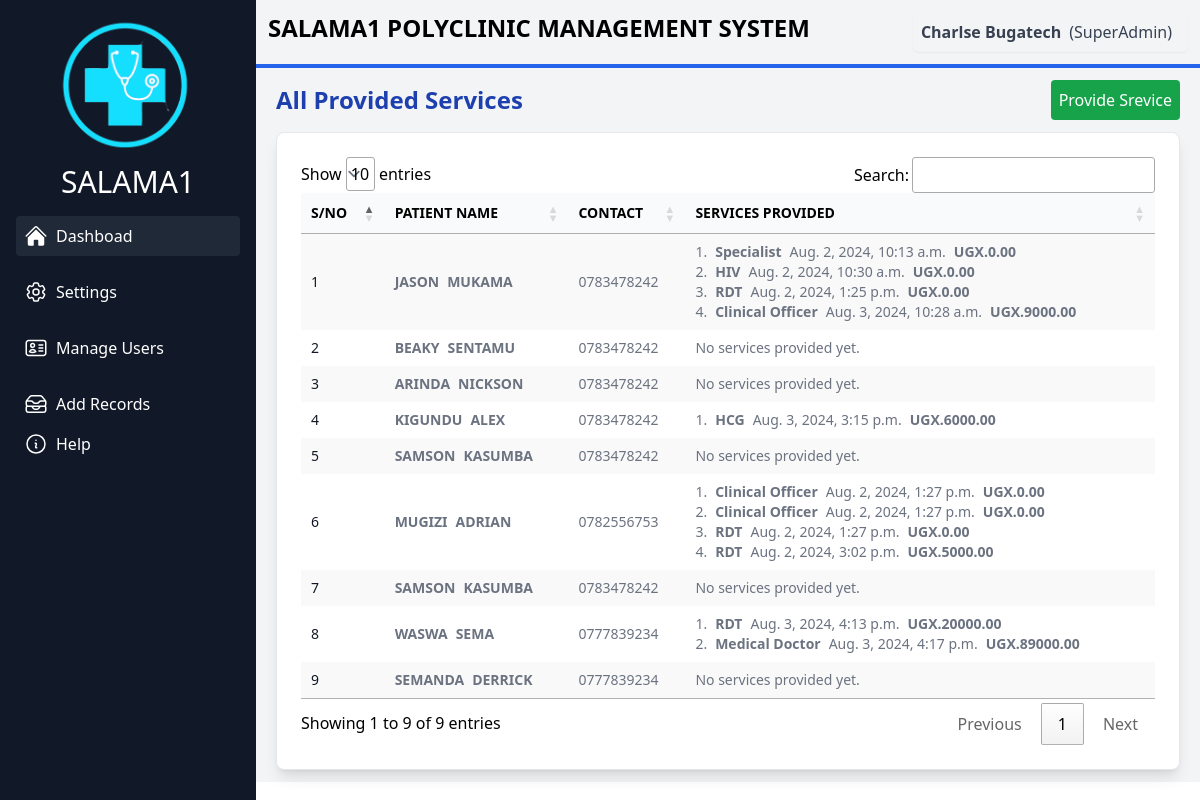
Screenshot of /getprovidedserviceview/ (signed in) with the database file from the repository.
### account/models.py (models this page shows, shortened)
class User(AbstractBaseUser, PermissionsMixin):
    id = models.UUIDField(primary_key=True, default=uuid.uuid4, editable=False, verbose_name="ID")
    name = models.CharField(max_length=255, blank=True, null=True, verbose_name="Full Name")
    email = models.EmailField(unique=True, verbose_name="Email Address")
    phone = models.CharField(max_length=15, blank=True, null=True, verbose_name="Phone Number")
    role = models.CharField(max_length=50, blank=True, null=True, verbose_name="Role")
    is_active = models.BooleanField(default=True, verbose_name="Active")
    is_staff = models.BooleanField(default=False, verbose_name="Staff Status")
    is_superuser = models.BooleanField(default=False, verbose_name="Superuser Status")
    date_joined = models.DateTimeField(auto_now_add=True, verbose_name="Date Joined")
    last_login = models.DateTimeField(blank=True, null=True, verbose_name="Last Login")
    objects = CustomUserManager()
    USERNAME_FIELD = 'email'
    EMAIL_FIELD = 'email'
    REQUIRED_FIELDS = ['name']

### patients/models.py (models this page shows, shortened)
class Biodata(models.Model):
    Firstname = models.CharField(max_length=100, default="")
    Othernames = models.CharField(max_length=100, default="")
    Age = models.CharField(max_length=100, default="")
    weight = models.CharField(max_length=100, default="")
    sex = models.CharField(max_length=100, default="")
    height = models.CharField(max_length=100, default="")
    tribe = models.ForeignKey(Tribes, on_delete=models.SET_NULL, null=True)
    Address = models.TextField(default="")
    Phone = models.CharField(max_length=100, default="")
    Emailaddress = models.CharField(max_length=100, default="")
    created_at = models.DateTimeField(null=True, blank=True, auto_now_add=True)
    day_of_week = models.CharField(max_length=10, blank=True, null=True)
    added_by = models.ForeignKey(User, on_delete=models.SET_NULL, null=True)

class Providedservices(models.Model):
    patient = models.ForeignKey(Biodata, on_delete=models.SET_NULL, null=True)
    category = models.ForeignKey(ServiceCategory, on_delete=models.SET_NULL, null=True)
    service = models.ForeignKey(Service, on_delete=models.SET_NULL, null=True)
    cost = models.DecimalField(max_digits=10, decimal_places=2, default=0)
    created_at = models.DateTimeField(auto_now_add=True, blank=True, null=True)
    added_by = models.ForeignKey(User, on_delete=models.SET_NULL, null=True)

class Service(models.Model):
    category = models.ForeignKey(ServiceCategory, on_delete=models.SET_NULL, null=True)
    service = models.CharField(max_length=100, default="")
    price = models.DecimalField(max_digits=10, decimal_places=2, default=0)
    created_at = models.DateTimeField(auto_now_add=True, blank=True, null=True)
    added_by = models.ForeignKey(User, on_delete=models.SET_NULL, null=True)
    def __str__(self):
        return self.service

### patients/views.py (the view)
# urls.py: path('getprovidedserviceview/', views.getprovidedserviceview, name='getprovidedserviceview'),
@login_required
def getprovidedserviceview(request):
    patients_with_services = Biodata.objects.prefetch_related('providedservices_set__service').all()
    context = {
        'patients_with_services': patients_with_services,
    }
    for patient in patients_with_services:
        print(f"Patient: {patient.Firstname} {patient.Othernames}")
        for provided_service in patient.providedservices_set.all():
            print(f"  Service: {provided_service.service.created_at}, Price: {provided_service.service}")
    return render(request, 'patients/patientsandservices.html', context)

### patients/templates/patients/patientsandservices.html (shortened to what this page needs)
{% extends 'core/base.html' %}
{% load static %}
{% block content %}
<link rel="stylesheet" href="https://cdn.datatables.net/1.11.5/css/jquery.dataTables.min.css">
<div class="bg-gray-100 pl-5 pr-5 pt-3 pb-3">
    <div class="flex justify-between items-center mb-3">
        <p class="text-2xl font-semibold text-blue-800">All Provided Services</p>
        <a href="{% url 'patients:biodata' %}" class="rounded bg-green-600 text-white p-2  hover:bg-green-700">Provide Srevice</a>
    </div>
    <div class="bg-white p-6 rounded-lg shadow-lg border border-gray-200 dark:bg-gray-800 dark:border-gray-700 overflow-x-auto">
        <table id="bootstrapdatatable" class="w-full stripe text-sm text-left text-gray-500 dark:text-gray-400">
            <thead class=" uppercase bg-gray-50 text-black dark:bg-gray-700 dark:text-gray-400">
                <tr>
                    <th scope="col" class="px-6 py-3">S/No</th>
                    <th scope="col" class="px-6 py-3">Patient Name</th>
                    <th scope="col" class="px-6 py-3">Contact</th>
                    <th scope="col" class="px-6 py-3">Services Provided</th>
                </tr>
            </thead>
            <tbody>
                {% for patient in patients_with_services %}
                <tr>
                    <th scope="row" class="px-6 py-4 font-medium text-gray-900 whitespace-nowrap dark:text-white">
                        {{ forloop.counter }}
                    </th>
                    <td class="px-6 py-4 uppercase font-bold">
                        <ul class="flex  gap-2">
                            <li>{{ patient.Firstname }}</li>
                            <li>{{ patient.Othernames }}</li>
                        </ul>
                    </td>
                    <td class="px-6 py-4">
                        <ul>
                            <li>{{ patient.Phone }}</li>
                        </ul>
                    </td>
                    <td class="px-6 py-4">
                        <ul class=" list-inside">
                            {% for service in patient.providedservices_set.all %}
                              <div class="flex gap-2">
                                <li>{{ forloop.counter }}.</li>
                                <li class="font-bold">{{ service.service }}</li>
                                <li>{{ service.created_at }}</li>
                                <li class="font-bold">UGX.{{ service.cost }}</li>
                            </div>
                            {% empty %}
                                <li>No services provided yet.</li>
                            {% endfor %}
                        </ul>
                    </td>
                </tr>
                {% empty %}
                <tr>
                    <td colspan="4" class="px-6 py-4 text-center">No patients available.</td>
                </tr>
                {% endfor %}
            </tbody>
        </table>
    </div>
</div>
{% endblock %}

### core/templates/core/base.html (shortened to what this page needs)
{% load static tailwind_tags %}
{% load static %}
{% load widget_tweaks %}
<!DOCTYPE html>
<html lang="en">
<head>
    {% tailwind_css %}
</head>
<body>
    <div class="flex w-screen h-screen">
        <div id="menu" class="flex-col bg-gray-900 w-64 hidden lg:flex">
            <div class="flex flex-col items-center">
                <div class="mb-2 mt-3">
                    <img src="{% static 'homelogo.png' %}" class="h-36">
                </div>
                <h1 class="text-white text-3xl mt-0">
                    <a href="">SALAMA1</a>
                </h1>
            </div>
            <nav class="flex flex-col p-4 space-y-4  text-white">
                <a class="flex items-center p-2 hover:bg-gray-700  bg-gray-800 rounded" href="{% url 'core:index' %}">
                    Dashboad
                </a>
                <div class="relative group">
                    <button class="flex items-center p-2 w-full text-left hover:bg-gray-700 rounded">
                        Settings
                    </button>
                </div>
                <div class="relative group">
                    <button class="flex items-center p-2 w-full text-left hover:bg-gray-700 rounded">
                        Manage Users
                    </button>
                </div>
                <div class="relative group">
                    <button class="flex items-center p-2 w-full text-left hover:bg-gray-700 rounded">
                        Add Records
                    </button>
                    <a class="flex items-center p-2 hover:bg-gray-700 rounded" href="/">
                        Help
                    </a>
            </nav>
        </div>
        <div class="flex-1 flex flex-col">
            <div class="pt-3 pl-3 pr-3 bg-gray-100 h-16 flex">
                <h1 class="text-2xl font-bold hidden lg:flex ">SALAMA1 POLYCLINIC MANAGEMENT SYSTEM</h1>
                <div class="ml-auto flex">
                    {% if user.is_authenticated %}
                    <div class="inline-block text-left">
                        <div class="">
                            <button type="button"
                                class="inline-flex  w-full rounded-md  border-gray-300 shadow-sm items-center font-medium text-gray-700 hover:bg-gray-50 focus:outline-none focus:ring-2 focus:ring-offset-2 focus:ring-indigo-500"
                                id="menu-button" aria-expanded="true" aria-haspopup="true">
                                <ul class="list-none flex p-2">
                                    <li class="mr-2 font-bold">{{ user.name }}</li>
                                    <li class="mr-2 "> ({{ user.role }})</li>
                                </ul>
                            </button>
                        </div>
                    </div>
                    {% endif %}
                </div>
            </div>
            <div class="p-0.5 bg-blue-600">
            </div>
            <div class=" bg-slate-00">
                {% block content %}
                {% endblock %}
            </div>
        </div>
    </div>
</body>
</html>

### rows the page displays
User: name "Charlse Bugatech", role "SuperAdmin"
Biodata: Firstname "JASON", Othernames "MUKAMA", Phone "0783478242"
Providedservices: service "Specialist", created_at "Aug. 2, 2024, 10:13 a.m.", cost "0.00"
Providedservices: service "HIV", created_at "Aug. 2, 2024, 10:30 a.m.", cost "0.00"
Providedservices: service "RDT", created_at "Aug. 2, 2024, 1:25 p.m.", cost "0.00"
Providedservices: service "Clinical Officer", created_at "Aug. 3, 2024, 10:28 a.m.", cost "9000.00"
Biodata: Firstname "BEAKY", Othernames "SENTAMU", Phone "0783478242"
Biodata: Firstname "ARINDA", Othernames "NICKSON", Phone "0783478242"
Biodata: Firstname "KIGUNDU", Othernames "ALEX", Phone "0783478242"
Providedservices: service "HCG", created_at "Aug. 3, 2024, 3:15 p.m.", cost "6000.00"
Biodata: Firstname "SAMSON", Othernames "KASUMBA", Phone "0783478242"
Biodata: Firstname "MUGIZI", Othernames "ADRIAN", Phone "0782556753"
Providedservices: service "Clinical Officer", created_at "Aug. 2, 2024, 1:27 p.m.", cost "0.00"
Providedservices: service "Clinical Officer", created_at "Aug. 2, 2024, 1:27 p.m.", cost "0.00"
Providedservices: service "RDT", created_at "Aug. 2, 2024, 1:27 p.m.", cost "0.00"
Providedservices: service "RDT", created_at "Aug. 2, 2024, 3:02 p.m.", cost "5000.00"
Biodata: Firstname "SAMSON", Othernames "KASUMBA", Phone "0783478242"
Biodata: Firstname "WASWA", Othernames "SEMA", Phone "0777839234"
Providedservices: service "RDT", created_at "Aug. 3, 2024, 4:13 p.m.", cost "20000.00"
Providedservices: service "Medical Doctor", created_at "Aug. 3, 2024, 4:17 p.m.", cost "89000.00"
Biodata: Firstname "SEMANDA", Othernames "DERRICK", Phone "0777839234"
